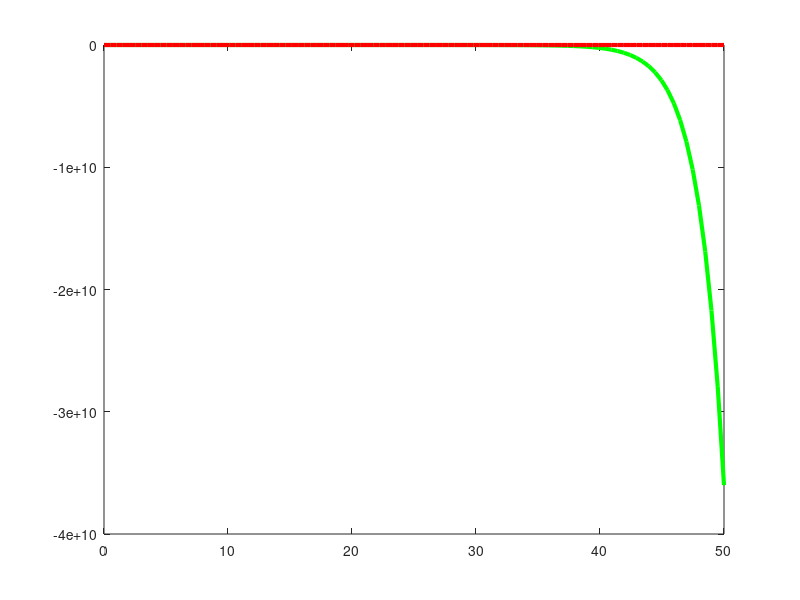

The MATLAB script that drew this image: (Note: this script raises an error after producing the figure.)
function pancetta

A = [-0.3 0.2; 0.2 -0.3];
t = linspace(0,50);

%%Analytical Solutions
P =@(t) -0.5*(exp(-0.1*t) + exp(0.5*t));
Q =@(t) 0.5*(exp(-0.5*t) - exp(-0.1*t));

plot(t,P(t),'g','LineWidth',3)

hold on

plot(t,Q(t),'r','LineWidth',3)

hold on

X = A*x;

[t, X] = ode45(@dXdt,t,[1;0],[],A);

plot(t,X(:,1),'g','LineWidth','x')

hold on

plot(t,X(:,1),'r','LineWidth','x')

xlabel('Time')
ylabel('Cell Mass')
legend('Analytical P(t)','Analytical Q(t)','Numerical P(t)','Numerical Q(t)')
title('Pancetta Cancer Cell Model')

xlim([0 50])
ylim([0 50])




function out = dXdt(t,X,A)
out = A*X;

end
end